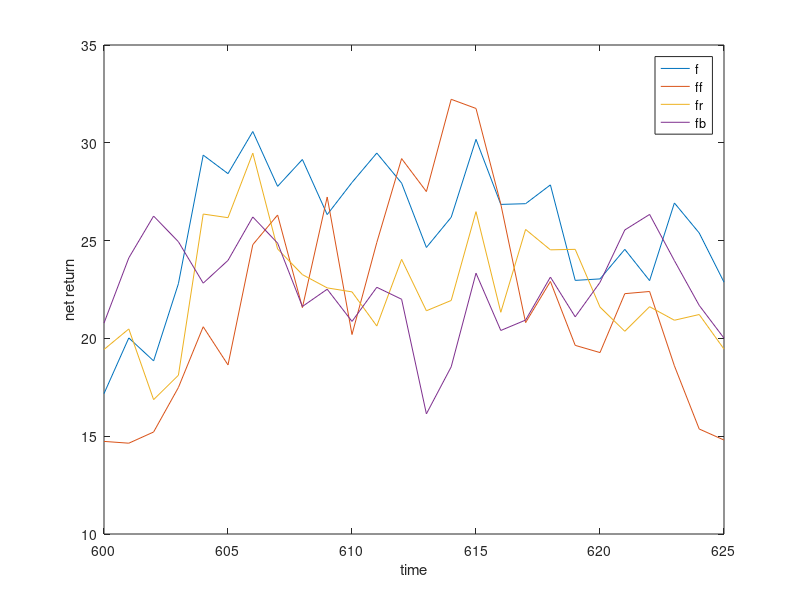

Here is the MATLAB script that generated this plot:
clear all
rng(1);
pw= [600,625]; %plot window
t = linspace(1,800,800);

%general economy
a = 0.8;
f0r = 30;
f0 = f0r*(1-a);
sig = 10*(1-a^2);

%forestry
lf = 0.7; %lambda
af = 0.4;
ff0r = 25;
ff0 = ff0r*(1-lf*af);
sigf = 4*(1-lf^2*af^2);
factorf = lf*(1-af)*f0r/(1-af*lf);
%housing
lr = 0.7;
ar = 0.1;
fr0r = 25;
fr0 = fr0r*(1-lr*ar);
sigr = 2*(1-lr^2*ar^2);

%donation
lb = 0.7;
ab = 0.9;
fb0r = 25;
fb0 = fb0r*(1-lb*ab);
sigb = 4*(1-lb^2*ab^2);

for j = 1
  f = zeros(0,length(t));
  for  i = 1:length(t)
    if i == 1
      f(i) = (f0 + normrnd(0,1));
    else
      f(i) = a*f(i-1) + (f0 + sig*normrnd(0,1));
    end
  end
  ff = zeros(1,length(t));
  fr = zeros(1,length(t));
  fb = zeros(1,length(t));
  for i = 1:length(t)
    if i == 1
      ff(i) = (ff0 + sigf*normrnd(0,1));
      fb(i) = (fb0 + sigb*normrnd(0,1));
      f(i) = (fr0 + sigr*normrnd(0,1));
    else
      ff(i) = lf*(af*ff(i-1) + (1-af)*(f(i) - f0r)) + (ff0 + sigf*normrnd(0,1));
      fb(i) = lb*(ab*fb(i-1) + (1-ab)*(f(i) - f0r)) + (fb0 + sigb*normrnd(0,1));
      fr(i) = lr*(ar*fr(i-1) + (1-ar)*(f(i) - f0r)) + (fr0 + sigr*normrnd(0,1));
    end
  end
  plot(t(pw(1):pw(2)),f(pw(1):pw(2)));
  xlabel('time');
  ylabel('net return');
  hold on
  plot(t(pw(1):pw(2)),ff(pw(1):pw(2)));
  plot(t(pw(1):pw(2)),fr(pw(1):pw(2)));
  plot(t(pw(1):pw(2)),fb(pw(1):pw(2)));
  legend('f','ff','fr','fb');
  hold off
end

%fprintf('\n');
%fprintf('analytic ff mean = %f\n', ff0r) %analytic ff mean
%fprintf('simulation ff mean = %f\n',mean(ff(200:800))) %simulation mean

%fprintf('analytic f mean = %f\n',f0r) %analytic ff mean
%fprintf('simulation f mean = %f\n',mean(f(200:800))) %simulation mean
%fprintf('\n');
cor = corrcoef(ff,f);
%fprintf("cor(ff,f)= %.2f\n",cor(1,2))
cor = corrcoef(fr,f);
%fprintf("cor(fr,f)= %.2f\n",cor(1,2))
cor = corrcoef(fb,f);
%fprintf("cor(fb,f)= %.2f\n",cor(1,2))

%% simulation
burnin = 201; % burn in first few values of net return as they have not converged yet
f = f(burnin:end);
ff = ff(burnin:end);
fb = fb(burnin:end);
fr = fr(burnin:end);

simtime = 50; % number of buying opportunities
fund = 0; % money saved
cumcval = 0; % cummulative conservation value


bfn = 1; % benefit fn scheme. 1=constant, 2=normal var correlated to e_fj, 3=non-linear fn of 2

rho = 0.1; % economic discount rate
del = 0.01; % ecological discount rate


efmu = 0; % mean of ef
efsig2 = 1; % var of ef

edisc = repelem(1+rho,length(f)).^(0:(length(f)-1)); %economic discount rate.
ecodisc = repelem(1+del,length(f)).^(0:(length(f)-1)); %ecological discount rate
al = 1;
be = 1;
threshold =0;

for i = 1:simtime
  fprintf('time step=%d\n',i);
  
  nf = f(i:end);
  nff = ff(i:end);
  nfb = fb(i:end);
  nfr = fr(i:end);
  %fprintf('length of fb=%d\n',size(fb,2));
  %fprintf('this yrs donation = %.2f\n',fb(1));
  fund = fund + nfb(1); % add this yr's fund to the account
  
  % getting e_fj,e_rj, and b (if bfn=2)
  mu = [efmu 10];
  sigma = [efsig2 0.8; 0.8 1];
  R = mvnrnd(mu,sigma,1);
  e_fj = R(1); % indiv forest var
  e_rj = normrnd(0,0); % indiv dev var

  if bfn == 1
    e_fj = normrnd(efmu,efsig2);
    b = 10;
  elseif bfn >= 2
    b = R(2); % for benefit
  end
  if bfn == 3
    b = b^(1/2);
  end
  f_fj = nff + e_fj;
  f_fj(f_fj<0) = 0;
  f_rj = nfr + e_rj;
  f_rj(f_rj<0) = 0;


  % getting clearing time t_j
  t_j = 1;
  nedisc = edisc(1:end-i+1); % new economic discount rate for this sim.
  tjoptim = sum((f_rj(t_j:end)-f_fj(t_j:end))./nedisc(1:(end-t_j+1)));
  while tjoptim <= 0
    tjoptim = tjoptim - (f_rj(t_j)-f_fj(t_j))/nedisc(t_j);
    t_j = t_j + 1;
  end

  if t_j > 1
      fprintf('tj was bigger than 1 on step %d; t_j=%d\n',i,t_j);
  end
  
  % cost
  if t_j == 1
    c = sum(f_rj(t_j:end)./nedisc(t_j:end));
  else
    c = sum(f_fj(1:(t_j-1))./nedisc(1:(t_j-1))) + sum(f_rj(t_j:end)./nedisc(t_j:end));
  end
  %v = f_rj(t_j:end)./edisc(t_j:end);
  %disp(v(1:15))
  %benefit
  necodisc = ecodisc(1:end-i+1); %ecological discount rate
  B = sum(b./necodisc(t_j:end)); % conservation value (incl' discount and threat component)
  %v = b./ecodisc(t_j:end);
  %disp(v(1:15));
  % evaluating and buying process
  cval = (B/c)^al*fund^be; % conservation value
  if cval >= threshold && c <= fund % buy
    cumcval = cumcval + B;
    fund = fund - c;
    fprintf('bought!\n');
    fprintf('remaining fund=%.2f\n',fund);
  else
    fprintf('cost=%.2f',c);
    fprintf('remaining fund=%.2f\n',fund);
  end
end


fprintf('cumcval = %.2f\n',cumcval);
